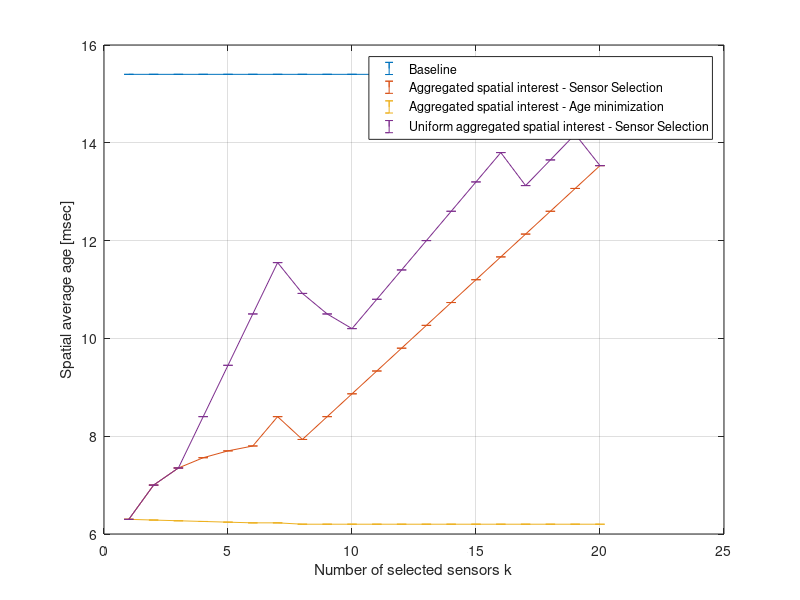

Reproduce this figure in MATLAB.
clear all;
clc;
close all;

%% Parameters
N = 24;
k = 1:20;
%% Age of RoI of typical sensor

weightedAgeBaseline = load('weightedAgeBaseline-k');
weightedAgeSensSelec_1 = load('weightedAgeSensSelec_1-k');
weightedAgeMinAge_1 = load('weightedAgeMinAge_1-k');
weightedAgeSensSelec_2 = load('weightedAgeSensSelec_2-k');


stdweightedAgeBaseline = load('stdweightedAgeBaseline-k');
stdweightedAgeSensSelec_1 = load('stdweightedAgeSensSelec_1-k');
stdweightedAgeMinAge_1 = load('stdweightedAgeMinAge_1-k');
stdweightedAgeSensSelec_2 = load('stdweightedAgeSensSelec_2-k');


weightedAgeBaseline = reshape(weightedAgeBaseline.weightedAgeBaseline,[1,20]);
weightedAgeSensSelec_1 = reshape(weightedAgeSensSelec_1.weightedAgeSensSelec_1,[1,20]);
weightedAgeMinAge_1 = reshape(weightedAgeMinAge_1.weightedAgeMinAge_1,[1,20]);
weightedAgeSensSelec_2 = reshape(weightedAgeSensSelec_2.weightedAgeSensSelec_2,[1,20]);

stdweightedAgeBaseline = reshape(stdweightedAgeBaseline.stdweightedAgeBaseline,[1,20]);
stdweightedAgeSensSelec_1 = reshape(stdweightedAgeSensSelec_1.stdweightedAgeSensSelec_1,[1,20]);
stdweightedAgeMinAge_1 = reshape(stdweightedAgeMinAge_1.stdweightedAgeMinAge_1,[1,20]);
stdweightedAgeSensSelec_2 = reshape(stdweightedAgeSensSelec_2.stdweightedAgeSensSelec_2,[1,20]);


figure();
p1 = errorbar(k , weightedAgeBaseline,stdweightedAgeBaseline); hold on; grid on;
%plot(k , weightedAgeSensSelec_1);
%plot(k , weightedAgeMinAge_1);
%plot(k , weightedAgeSensSelec_2);

p2 = errorbar(k , weightedAgeSensSelec_1, stdweightedAgeSensSelec_1);
p3 = errorbar(k , weightedAgeMinAge_1 , stdweightedAgeMinAge_1);
p4 = errorbar(k , weightedAgeSensSelec_2, stdweightedAgeSensSelec_2);

legend('Baseline','Aggregated spatial interest - Sensor Selection','Aggregated spatial interest - Age minimization','Uniform aggregated spatial interest - Sensor Selection');
xlabel('Number of selected sensors k');
ylabel('Spatial average age [msec]');